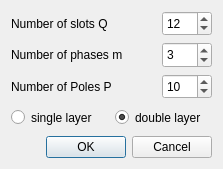
<?xml version="1.0" encoding="UTF-8"?>
<ui version="4.0">
 <class>Dialog</class>
 <widget class="QDialog" name="Dialog">
  <property name="geometry">
   <rect>
    <x>0</x>
    <y>0</y>
    <width>223</width>
    <height>169</height>
   </rect>
  </property>
  <property name="windowTitle">
   <string>Dialog</string>
  </property>
  <property name="windowIcon">
   <iconset>
    <normaloff>icons/edit_manually.png</normaloff>icons/edit_manually.png</iconset>
  </property>
  <layout class="QGridLayout" name="gridLayout">
   <item row="0" column="0">
    <layout class="QVBoxLayout" name="verticalLayout">
     <item>
      <layout class="QHBoxLayout" name="horizontalLayout">
       <item>
        <widget class="QLabel" name="label_2">
         <property name="text">
          <string>Number of slots Q</string>
         </property>
        </widget>
       </item>
       <item>
        <widget class="QSpinBox" name="spinBox_Q">
         <property name="sizePolicy">
          <sizepolicy hsizetype="Preferred" vsizetype="Preferred">
           <horstretch>0</horstretch>
           <verstretch>0</verstretch>
          </sizepolicy>
         </property>
         <property name="maximumSize">
          <size>
           <width>50</width>
           <height>16777215</height>
          </size>
         </property>
         <property name="maximum">
          <number>1000</number>
         </property>
         <property name="value">
          <number>12</number>
         </property>
        </widget>
       </item>
      </layout>
     </item>
     <item>
      <layout class="QHBoxLayout" name="horizontalLayout_3">
       <item>
        <widget class="QLabel" name="label_4">
         <property name="text">
          <string>Number of phases m</string>
         </property>
        </widget>
       </item>
       <item>
        <widget class="QSpinBox" name="spinBox_m">
         <property name="sizePolicy">
          <sizepolicy hsizetype="Preferred" vsizetype="Preferred">
           <horstretch>0</horstretch>
           <verstretch>0</verstretch>
          </sizepolicy>
         </property>
         <property name="maximumSize">
          <size>
           <width>50</width>
           <height>16777215</height>
          </size>
         </property>
         <property name="minimum">
          <number>1</number>
         </property>
         <property name="value">
          <number>3</number>
         </property>
        </widget>
       </item>
      </layout>
     </item>
     <item>
      <layout class="QHBoxLayout" name="horizontalLayout_4">
       <item>
        <widget class="QLabel" name="label">
         <property name="text">
          <string>Number of Poles P</string>
         </property>
        </widget>
       </item>
       <item>
        <widget class="QSpinBox" name="spinBox_P">
         <property name="sizePolicy">
          <sizepolicy hsizetype="Preferred" vsizetype="Preferred">
           <horstretch>0</horstretch>
           <verstretch>0</verstretch>
          </sizepolicy>
         </property>
         <property name="minimumSize">
          <size>
           <width>0</width>
           <height>0</height>
          </size>
         </property>
         <property name="maximumSize">
          <size>
           <width>50</width>
           <height>16777215</height>
          </size>
         </property>
         <property name="minimum">
          <number>2</number>
         </property>
         <property name="maximum">
          <number>1000</number>
         </property>
         <property name="singleStep">
          <number>2</number>
         </property>
         <property name="value">
          <number>10</number>
         </property>
        </widget>
       </item>
      </layout>
     </item>
     <item>
      <layout class="QHBoxLayout" name="horizontalLayout_5">
       <item>
        <widget class="QRadioButton" name="radioButton_slayer">
         <property name="sizePolicy">
          <sizepolicy hsizetype="Preferred" vsizetype="Preferred">
           <horstretch>0</horstretch>
           <verstretch>0</verstretch>
          </sizepolicy>
         </property>
         <property name="text">
          <string>single layer</string>
         </property>
        </widget>
       </item>
       <item>
        <widget class="QRadioButton" name="radioButton_dlayer">
         <property name="sizePolicy">
          <sizepolicy hsizetype="Preferred" vsizetype="Preferred">
           <horstretch>0</horstretch>
           <verstretch>0</verstretch>
          </sizepolicy>
         </property>
         <property name="text">
          <string>double layer</string>
         </property>
         <property name="checked">
          <bool>true</bool>
         </property>
        </widget>
       </item>
      </layout>
     </item>
    </layout>
   </item>
   <item row="1" column="0">
    <widget class="QDialogButtonBox" name="buttonBox">
     <property name="orientation">
      <enum>Qt::Horizontal</enum>
     </property>
     <property name="standardButtons">
      <set>QDialogButtonBox::Cancel|QDialogButtonBox::Ok</set>
     </property>
    </widget>
   </item>
  </layout>
 </widget>
 <resources/>
 <connections>
  <connection>
   <sender>buttonBox</sender>
   <signal>accepted()</signal>
   <receiver>Dialog</receiver>
   <slot>accept()</slot>
   <hints>
    <hint type="sourcelabel">
     <x>248</x>
     <y>254</y>
    </hint>
    <hint type="destinationlabel">
     <x>157</x>
     <y>274</y>
    </hint>
   </hints>
  </connection>
  <connection>
   <sender>buttonBox</sender>
   <signal>rejected()</signal>
   <receiver>Dialog</receiver>
   <slot>reject()</slot>
   <hints>
    <hint type="sourcelabel">
     <x>316</x>
     <y>260</y>
    </hint>
    <hint type="destinationlabel">
     <x>286</x>
     <y>274</y>
    </hint>
   </hints>
  </connection>
 </connections>
</ui>
